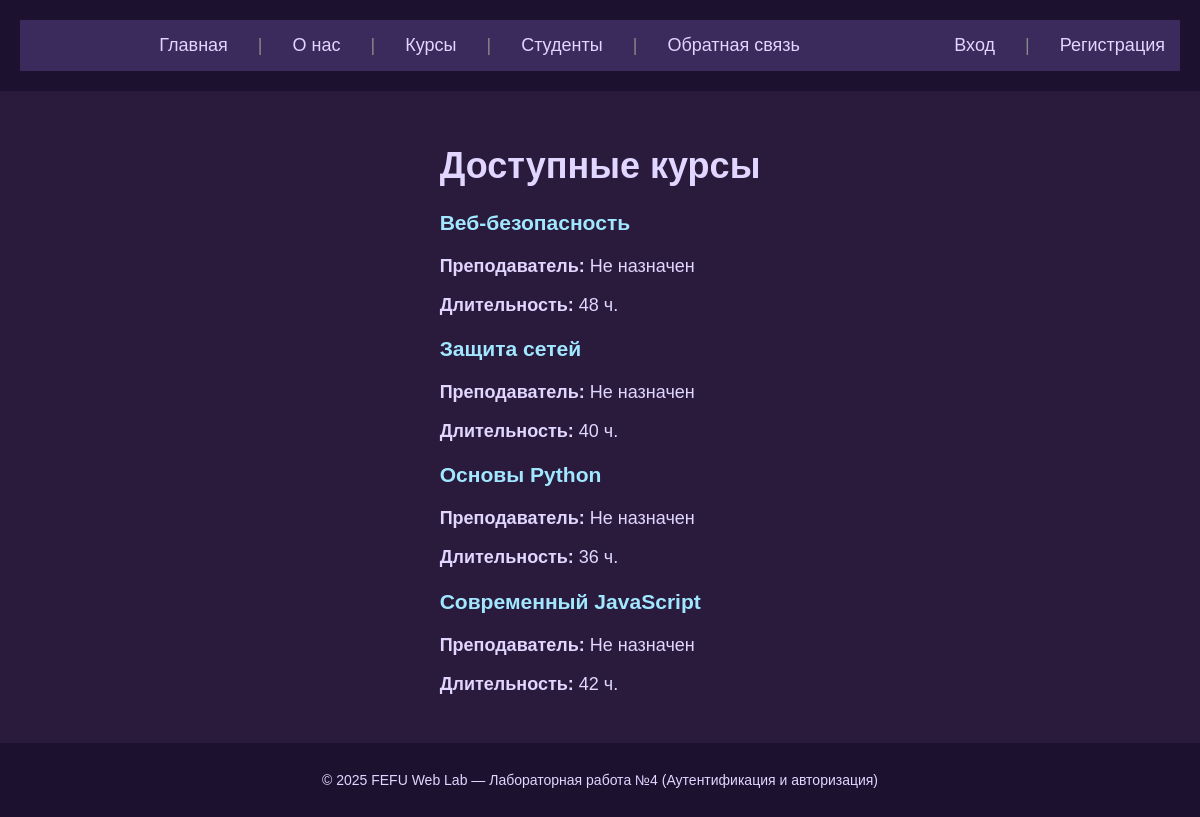
The app's page /courses/, older data.
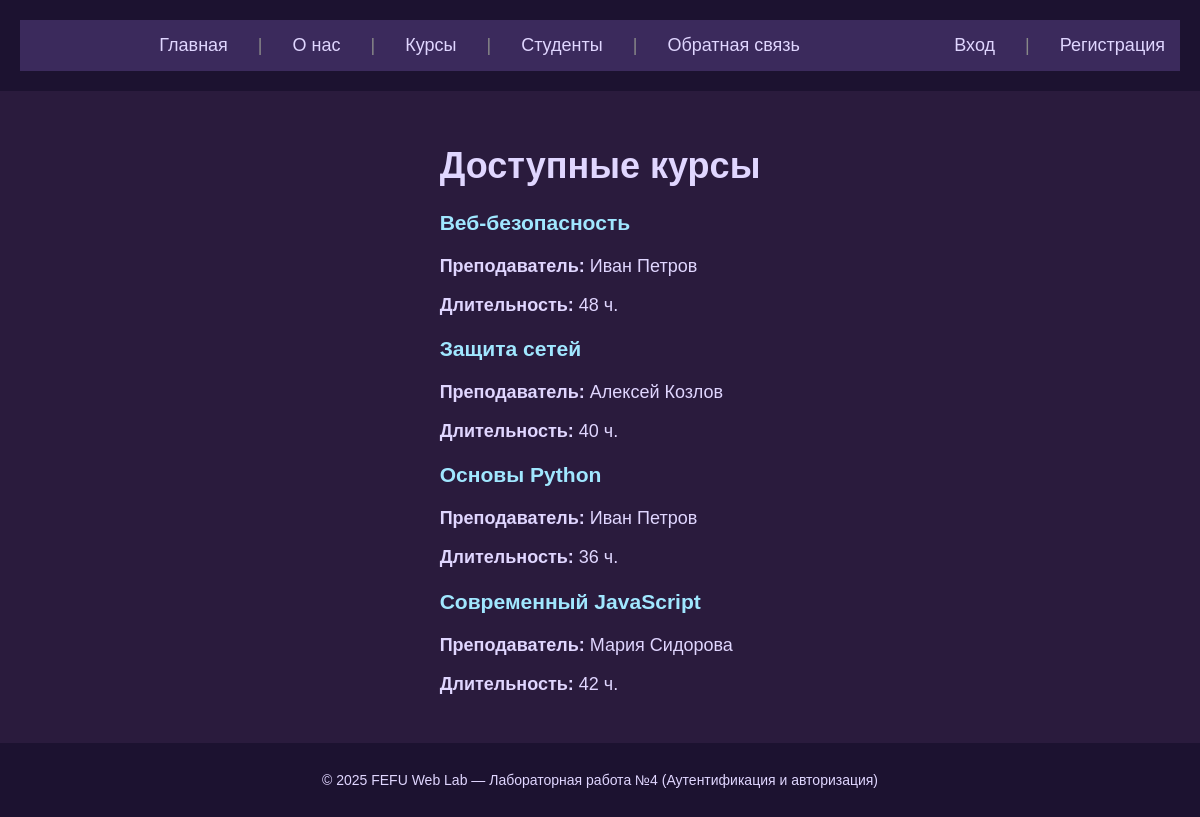
The same page, newer data.
### fefu_lab/models.py (models this page shows, shortened)
class Course(models.Model):
    LEVEL_CHOICES = [
        ('BEGINNER', 'Начальный'),
        ('INTERMEDIATE', 'Средний'),
        ('ADVANCED', 'Продвинутый'),
    ]
    title = models.CharField(max_length=200, unique=True, verbose_name='Название')
    slug = models.SlugField(max_length=200, unique=True, verbose_name='Slug')
    description = models.TextField(verbose_name='Описание')
    duration = models.PositiveIntegerField(verbose_name='Продолжительность (часы)')
    instructor = models.ForeignKey(
        Instructor,
        on_delete=models.SET_NULL,
        null=True,
        blank=True,
        related_name='courses',
        verbose_name='Преподаватель'
    )
    level = models.CharField(max_length=12, choices=LEVEL_CHOICES, default='BEGINNER', verbose_name='Уровень')
    is_active = models.BooleanField(default=True, verbose_name='Активен')
    created_at = models.DateTimeField(auto_now_add=True)
    class Meta:
        verbose_name = 'Курс'
        verbose_name_plural = 'Курсы'
        ordering = ['title']

class Instructor(models.Model):
    user = models.OneToOneField(
        User,
        on_delete=models.CASCADE,
        related_name='instructor_profile',
        verbose_name='Преподаватель'
    )
    specialization = models.CharField(max_length=100, blank=True, verbose_name='Специализация')
    degree = models.CharField(max_length=100, blank=True, verbose_name='Учёная степень')
    is_active = models.BooleanField(default=True, verbose_name='Активен')
    class Meta:
        verbose_name = 'Преподаватель'
        verbose_name_plural = 'Преподаватели'
    @property
    def full_name(self):
        return self.user.get_full_name()

### fefu_lab/views.py (the view)
# urls.py: path('courses/', views.course_list, name='course_list'),
def course_list(request):
    courses = Course.objects.filter(is_active=True).order_by('title')
    return render(request, 'fefu_lab/course_list.html', {'courses': courses})

### fefu_lab/templates/fefu_lab/course_list.html (shortened to what this page needs)
{% extends 'fefu_lab/base.html' %}
{% block content %}
    <h1>Доступные курсы</h1>
    <div class="info-grid">
        {% for course in courses %}
            <div class="info-item">
                <h3><a href="{% url 'course' course.slug %}">{{ course.title }}</a></h3>
                <p><strong>Преподаватель:</strong> {{ course.instructor.full_name|default:"Не назначен" }}</p>
                <p><strong>Длительность:</strong> {{ course.duration }} ч.</p>
            </div>
        {% endfor %}
    </div>
{% endblock %}

Row changes from the older to the newer data that the page shows:
changed Course "Веб-безопасность": instructor.full_name "Не назначен" → "Иван Петров"
changed Course "Защита сетей": instructor.full_name "Не назначен" → "Алексей Козлов"
changed Course "Основы Python": instructor.full_name "Не назначен" → "Иван Петров"
changed Course "Современный JavaScript": instructor.full_name "Не назначен" → "Мария Сидорова"
